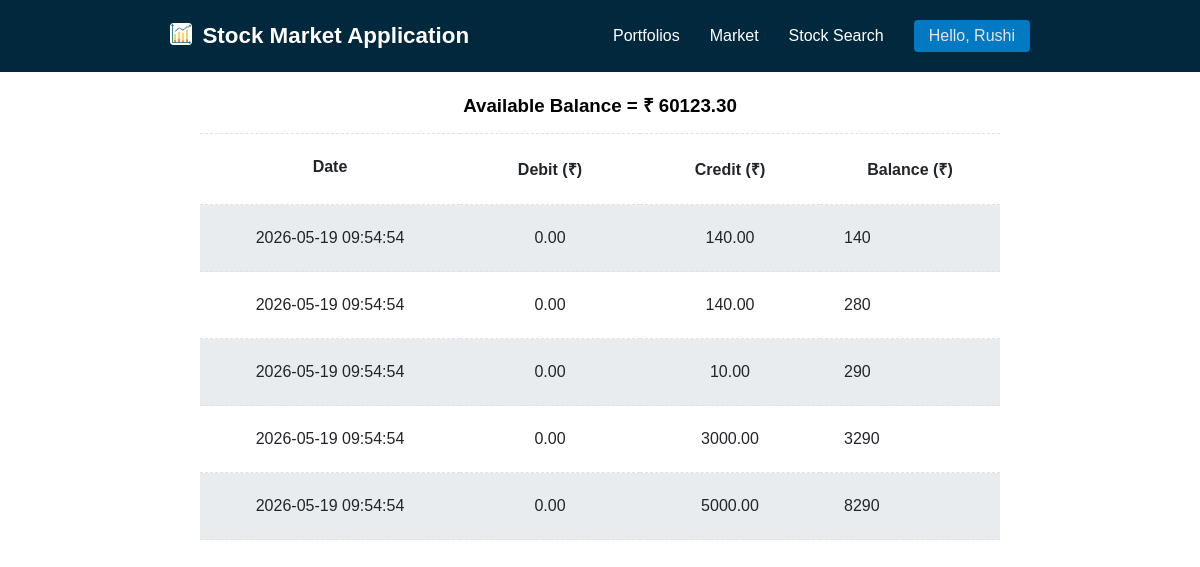
The app's page /transactionHistory.php (signed in) with its own data.
### tables this page shows
CREATE TABLE IF NOT EXISTS users (

  id INT AUTO_INCREMENT PRIMARY KEY,

  firstname VARCHAR(255) NOT NULL,

  lastname VARCHAR(255) NOT NULL,

  address TEXT NOT NULL,

  email VARCHAR(255) NOT NULL,

  password VARCHAR(255) NOT NULL,

  mobile_number VARCHAR(15) NOT NULL,

  PANCARD_number VARCHAR(255) NOT NULL,

  created_at TIMESTAMP NULL DEFAULT CURRENT_TIMESTAMP,

  updated_at TIMESTAMP NULL DEFAULT NULL
  ON UPDATE CURRENT_TIMESTAMP,

  available_balance DECIMAL(10,2) NOT NULL DEFAULT 0.00

);

CREATE TABLE IF NOT EXISTS users_transaction (

  id INT AUTO_INCREMENT PRIMARY KEY,

  credit DECIMAL(10,2) NOT NULL DEFAULT 0.00,

  debit DECIMAL(10,2) NOT NULL DEFAULT 0.00,

  payment_id VARCHAR(255) NOT NULL,

  description VARCHAR(255) NOT NULL,

  user_id INT NOT NULL,

  payment_date TIMESTAMP NULL DEFAULT CURRENT_TIMESTAMP,

  FOREIGN KEY (user_id)
  REFERENCES users(id)
  ON DELETE CASCADE

);

### transactionHistory.php (the view)
<?php
require("./mainTop.php");
require("./conn.php");
$database = array();
$sql = "SELECT * FROM `users` WHERE `id`= " . $_SESSION['user_id'];
$result = mysqli_query($conn, $sql);
while ($row = mysqli_fetch_assoc($result)) {
    $database[] = $row;
}
$dataTransaction = array();
$sqlTransaction = "SELECT * FROM `users_transaction` WHERE `user_id`= " . $_SESSION['user_id'];
$resultTransaction = mysqli_query($conn, $sqlTransaction);
while ($rowTransaction = mysqli_fetch_assoc($resultTransaction)) {
    $dataTransaction[] = $rowTransaction;
}
?>
<div class="content_transactionHistory">
    <h3>Available Balance = ₹ <?= $database[0]["available_balance"] ?></h3>
    <table>
        <thead>
            <tr>
                <th>
                    <p>Date</p>
                </th>
                <th>
                    <p>Debit (₹)</p>
                </th>
                <th>
                    <p>Credit (₹)</p>
                </th>
                <th>
                    <p>Balance (₹)</p>
                </th>
            </tr>
        </thead>
        <tbody>
            <?php
            $balance = 0;
            foreach ($dataTransaction as $value) {
                $balance = $balance + (float)$value['credit'] - (float)$value['debit'];
                echo  "<tr>";
                echo "<td><p>" . $value['payment_date'] . "</p></td>";
                echo "<td><p>" . $value['debit'] . "</p></td>";
                echo "<td><p>" . $value['credit'] . "</p></td>";
                echo "<td><p>" . $balance . "</p></td>";
                echo  "</tr>";
            }
            ?>
    </table>
</div>
</div>
</body>
</html>

### mainTop.php (shortened to what this page needs)
<!DOCTYPE html>
<html lang="en">
<head>
    <link rel="stylesheet" href="./market.css">
    <link rel="stylesheet" href="./searchStock.css">
    <link rel="stylesheet" href="./selectedStock.css">
    <link rel="stylesheet" href="./portfolios.css">
    <link rel="stylesheet" href="./transactionHistory.css">
</head>
<body>
    <div class="container">
        <?php
        require("./conn.php");
        $database = array();
        $sql = "SELECT * FROM `users` WHERE `id`= " . $_SESSION['user_id'];
        $result = mysqli_query($conn, $sql);
        while ($row = mysqli_fetch_assoc($result)) {
            $database[] = $row;
        }
        ?>
        <nav class="navbar">
            <div class="title_logo">
                <img class="logo" src="./assets/logo.png" alt="">
                <p class="title"><a href="./market.php">Stock Market Application</a></p>
            </div>
            <div>
                <ul>
                    <li><a href="./portfolios.php">Portfolios</a></li>
                    <li><a href="./market.php">Market</a></li>
                    <li><a href="./searchStock.php">Stock Search</a></li>
                    <div class="dropdown">
                        <li><button onclick="myFunction()" class="dropbtn">Hello, <?= $database[0]["firstname"] ?></button></li>
                    </div>
                </ul>
            </div>
        </nav>

### market.css (style rules this page uses)
*, *::after, *::before { box-sizing: border-box; padding: 0; margin: 0; font-family: sans-serif; }

### searchStock.css (style rules this page uses)
*, *::before, *::after { padding: 0; box-sizing: border-box; margin: 0; font-family: sans-serif; }
.container { height: 100vh; width: 100vw; display: flex; flex-direction: column; overflow: auto; }
.navbar { width: 100%; display: flex; justify-content: space-between; align-items: center; padding: 20px 170px; background-color: #02283e; color: #e5e5e5; }
.title_logo { font-weight: 600; display: flex; gap: 10px; }
.title { font-size: 1.4rem; }
.logo { height: 1.4rem; width: 1.4rem; }
.navbar > div > ul { display: flex; justify-content: center; align-items: center; list-style: none; gap: 30px; font-weight: 500; }
.navbar > div > ul > li > a { color: #fff; text-decoration: none; }
.dropbtn { cursor: pointer; border: none; padding: 7px 15px; border-radius: 4px; font-size: 16px; color: #e5e5e5; background-color: #0179c3 !important; }
.dropdown { position: relative; display: inline-block; }

### selectedStock.css (style rules this page uses)
*, *::after, *::before { padding: 0; margin: 0; font-family: sans-serif; box-sizing: border-box; }
.title_logo > p > a { color: #fff; text-decoration: none; cursor: pointer; }

### portfolios.css (style rules this page uses)
*, *::after, *::before { box-sizing: border-box; padding: 0; margin: 0; font-family: sans-serif; }

### transactionHistory.css (style rules this page uses)
*, *::after, *::before { box-sizing: border-box; padding: 0; margin: 0; font-family: sans-serif; }
.content_transactionHistory { width: 100%; display: flex; flex-direction: column; justify-content: center; align-items: center; padding: 20px 170px; overflow: auto; }
.content_transactionHistory > table { text-align: left; margin-top: 1rem; color: #212529; border-collapse: collapse; }
.content_transactionHistory > table > tbody > tr:nth-of-type(2n + 1) { background-color: rgb(233, 236, 239); }
.content_transactionHistory > table > thead > tr > th, .content_transactionHistory > table > tbody > tr > td { padding: 1.5rem; vertical-align: top; border-top: 1px dashed #dee2e6; border-bottom: 1px dashed #dee2e6; }
.content_transactionHistory > table > thead > tr > th:nth-child(4), .content_transactionHistory > table > tbody > tr > td:nth-child(1), .content_transactionHistory > table > thead > tr > th:nth-child(2), .content_transactionHistory > table > tbody > tr > td:nth-child(2), .content_transactionHistory > table > thead > tr > th:nth-child(3), .content_transactionHistory > table > tbody > tr > td:nth-child(3) { text-align: center; width: 180px; }
.content_transactionHistory > table > thead > tr > th:nth-child(1), .content_transactionHistory > table > tbody > tr > td:nth-child(1) { text-align: center; width: 260px; }

### records on screen
users: firstname "Rushi", available_balance "60123.30"
users_transaction: payment_date "2026-05-19 09:54:54", debit "0.00", credit "140.00", balance "140"
users_transaction: payment_date "2026-05-19 09:54:54", debit "0.00", credit "140.00", balance "280"
users_transaction: payment_date "2026-05-19 09:54:54", debit "0.00", credit "10.00", balance "290"
users_transaction: payment_date "2026-05-19 09:54:54", debit "0.00", credit "3000.00", balance "3290"
users_transaction: payment_date "2026-05-19 09:54:54", debit "0.00", credit "5000.00", balance "8290"
